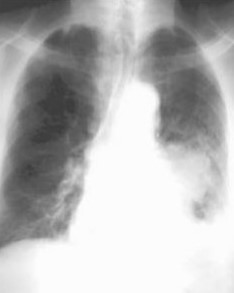
#> input picture histogram/Image3.png, 234 x 293 px, found by its file name
$ jupyter execute histogram.ipynb
#> lines starting #> are read from the running program, lines starting #| are printed output that depends on the picture; long printed decimals are rounded
[cell 1]
import cv2
import numpy as np
import matplotlib.pyplot as plt

# Read the grayscale image
image = cv2.imread('image3.png', cv2.IMREAD_GRAYSCALE)
#> image is the input picture: shape (293, 234); min 58, max 255, mean 182.3
if image is None:
    print("Error: Could not load the image")
# Calculate the histogram
histogram = cv2.calcHist([image], [0], None, [256], [0, 256])
#> histogram = 256 values, max 17685 at index 252, min 0 at index 0, mean 267.8
histogram = histogram.flatten().astype(int)

# Plot the histogram
plt.figure(figsize=(12, 4))
plt.subplot(1, 2, 1)
plt.imshow(image, cmap="gray")
plt.xticks([])
plt.yticks([])
plt.title("Image")

plt.subplot(1,2,2)
plt.title("Histogram of Grayscale Image")
plt.xlabel("Pixel Value")
plt.ylabel("Frequency")
plt.bar(np.arange(256), histogram, width=1, color='blue')
plt.xlim([0, 256])
# plt.ylim([0, 3000])
plt.grid(True)

plt.show()
#> figure, not shown here; panel 2: tallest bar 17685 high, from x = 251.5 to 252.5

[cell 2]
indices = np.where(histogram > 0)[0]
#> indices = 198 values from 58 to 255
imin, imax = min(indices), max(indices)
#> imin = 58; imax = 255

cmichelson = (imax-imin)/(imax+imin)
#> cmichelson = 0.629
print(cmichelson)
#| 0.6294

[cell 3]
imean = np.mean(image)
#> imean = 182.3
contrast_rms = np.sqrt(np.mean((image - imean) ** 2))
#> contrast_rms = 65.52
print(contrast_rms)
#| 65.519

[cell 4]
equalized_image = cv2.equalizeHist(image)
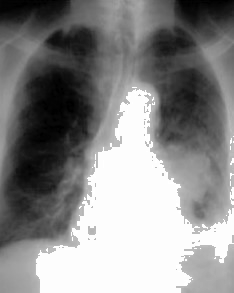
#> equalized_image: shape (293, 234); min 0, max 255, mean 136.4
histeq = cv2.calcHist([equalized_image], [0], None, [256], [0, 256])
#> histeq = 256 values, max 17685 at index 253, min 0 at index 2, mean 267.8
histeq = histeq.flatten().astype(int)

[cell 5]
# Plot the histogram
plt.figure(figsize=(12, 4))
plt.subplot(1, 2, 1)
plt.imshow(equalized_image, cmap="gray")
plt.xticks([])
plt.yticks([])
plt.title("Image")

plt.subplot(1,2,2)
plt.title("Histogram of Grayscale Image")
plt.xlabel("Pixel Value")
plt.ylabel("Frequency")
plt.bar(np.arange(256), histeq, width=1, color='blue')
plt.xlim([0, 256])
# plt.ylim([0, 3000])
plt.grid(True)

plt.show()
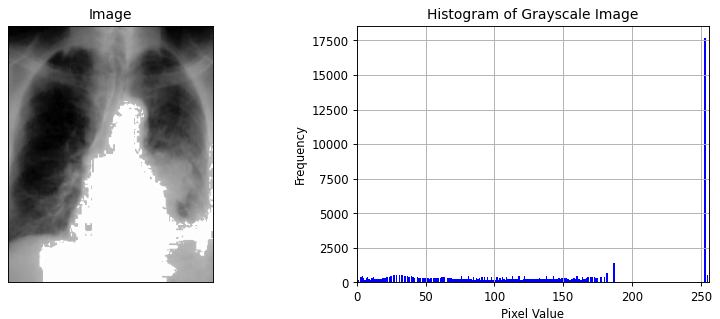
#> figure drawn by matplotlib, 2 panels; panel 2: tallest bar 17685 high, from x = 252.5 to 253.5

[cell 6]
indiceseq = np.where(histeq > 0)[0]
#> indiceseq = 167 values from 0 to 255
imineq, imaxeq = min(indiceseq), max(indiceseq)
#> imineq = 0; imaxeq = 255

cmichelsoneq = (imaxeq-imineq)/(imaxeq+imineq)
#> cmichelsoneq = 1
print(cmichelsoneq)
#| 1.0

[cell 7]
imeaneq = np.mean(equalized_image)
#> imeaneq = 136.4
contrast_rmseq = np.sqrt(np.mean((equalized_image - imeaneq) ** 2))
#> contrast_rmseq = 84.12
print(contrast_rmseq)
#| 84.121

[cell 8]
histogram = cv2.calcHist([image], [0], None, [256], [0, 256])
histogram = histogram.flatten().astype(int)
cumulative_histogram = np.cumsum(histogram)
#> cumulative_histogram = 256 values from 0 to 68562

[cell 9]
max = cumulative_histogram.max()
#> max = 68562
print(max)
#| 68562
cumulative_normalized_hist = (cumulative_histogram/cumulative_histogram.max()*255).astype(int)
#> cumulative_normalized_hist = 256 values from 0 to 255

[cell 10]
plt.figure(figsize=(15,5))
plt.subplot(1,2,1)
plt.plot(cumulative_histogram, color='black')
plt.title("Cumulative Histogram")
plt.xlabel("Pixel Value")
plt.ylabel("Cumulative Frequency")
plt.grid()

plt.subplot(1,2,2)
plt.title("Cumulative Normalized Histogram")
plt.plot(cumulative_normalized_hist)
plt.grid()
plt.show()
#> figure, not shown here; panel 1: curve peaks at x = 255, y = 68562; panel 2: curve peaks at x = 255, y = 255

[cell 11]
x = np.linspace(-1024, 3071, 1000)
y = ((x + 1024) / 4095) * 255

# Create the plot
plt.figure(figsize=(8, 5))
plt.plot(x, y, color='blue', linewidth=2)
plt.xlabel("HU Values")
plt.ylabel("Display Values")
plt.grid(True)

# Show the plot
plt.show()
#> figure, not shown here; curve peaks at x = 3071, y = 255

[cell 12]
image_shuffled = np.copy(image)
shuffled_array = image_shuffled.flatten()
np.random.shuffle(shuffled_array)
image_shuffled = shuffled_array.reshape(image_shuffled.shape)
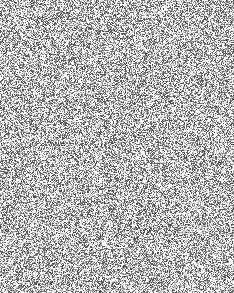
#> image_shuffled: shape (293, 234); min 58, max 255, mean 182.3

[cell 13]
histogram_shuffled = cv2.calcHist([image_shuffled], [0], None, [256], [0, 256])
#> histogram_shuffled has the same summary as histogram
histogram_shuffled = histogram_shuffled.flatten().astype(int)

# Plot the histogram
plt.figure(figsize=(12, 4))
plt.subplot(1, 2, 1)
plt.imshow(image_shuffled, cmap="gray")
plt.xticks([])
plt.yticks([])
plt.title("Image")

plt.subplot(1,2,2)
plt.title("Histogram of Grayscale Image")
plt.xlabel("Pixel Value")
plt.ylabel("Frequency")
plt.bar(np.arange(256), histogram_shuffled, width=1, color='blue')
plt.xlim([0, 256])
# plt.ylim([0, 3000])
plt.grid(True)

plt.show()
#> figure, not shown here; panel 2: tallest bar 17685 high, from x = 251.5 to 252.5

[cell 14]
#histogram of almost binary image to demonstrate that highest contrast mathematically is not enough

import numpy as np
import matplotlib.pyplot as plt

# Generate the values around 0
black_pixels = np.random.normal(0, 5, 1000).astype(np.uint8)
# Clip values to be in the [0, 255] range
black_pixels = np.clip(black_pixels, 0, 255)

# Generate the values around 255
white_pixels = np.random.normal(255, 5, 9000).astype(np.uint8)
# Clip values to be in the [0, 255] range
white_pixels = np.clip(white_pixels, 0, 255)

# Combine these into a single array
image_data = np.concatenate([black_pixels, white_pixels])

# Create histogram
hist, bins = np.histogram(image_data, bins=256, range=[0,256])

# Plot histogram
plt.figure(figsize=(10,6))
plt.bar(bins[:-1], hist, width=1)
plt.xlabel('Pixel Value')
plt.ylabel('Frequency')
plt.title('Grey-Level Histogram')
plt.show()
#> figure, not shown here; tallest bar 835 high, from x = -0.5 to 0.5

[cell 15]
import numpy as np
import matplotlib.pyplot as plt

# Generate random values in the range [70, 210]
# random_pixels = np.random.randint(70, 211, 5000).astype(np.uint8)
gaussian_pixels_1 = np.random.normal(150, 20, 10000).astype(np.uint8)
gaussian_pixels_2 = np.random.normal(110, 10, 5000).astype(np.uint8)
gaussian_pixels_3 = np.random.normal(80, 20, 10000).astype(np.uint8)
gaussian_pixels_4 = np.random.normal(180, 15, 5000).astype(np.uint8)
gaussian_pixels_5 = np.random.normal(170, 10, 3000).astype(np.uint8)


# Combine with the previously generated black and white pixels
all_pixels = np.concatenate([gaussian_pixels_1, gaussian_pixels_2, gaussian_pixels_3, gaussian_pixels_4, gaussian_pixels_5])

# Create histogram
hist, bins = np.histogram(all_pixels, bins=256, range=[0, 256])

# Plot histogram
plt.figure(figsize=(10, 6))
plt.bar(bins[:-1], hist, width=1)
plt.xlabel('Pixel Value')
plt.ylabel('Frequency')
plt.title('Grey-Level Histogram')
plt.show()
#> figure, not shown here; tallest bar 410 high, from x = 170.5 to 171.5

[cell 16]
#this is code to generate other normalization curves
import cv2
import numpy as np
import matplotlib.pyplot as plt

# Read image
image = cv2.imread('rx.png', cv2.IMREAD_GRAYSCALE)
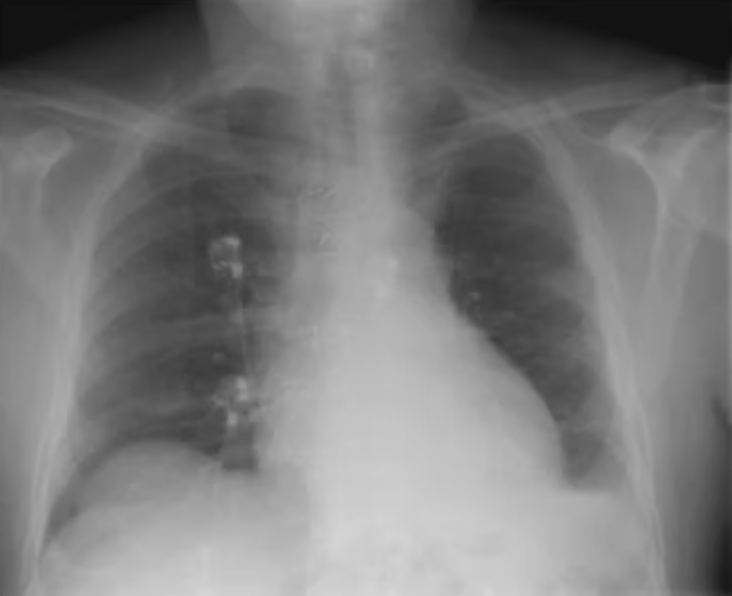
#> input picture histogram/rx.png, 732 x 596 px
#> image is the input picture: shape (596, 732); min 15, max 217, mean 121.8


# Compute histogram of original image
hist_original, bins = np.histogram(image.ravel(), 256, [0, 256])
#> hist_original = 256 values, max 10208 at index 18, min 0 at index 0, mean 1704.2; bins = 257 values from 0 to 256

# Compute normalization curve
# Compute CDF
cdf = hist_original.cumsum()
#> cdf = 256 values from 0 to 436272

# Normalize CDF to fit into the range of output pixel intensities [0, 255]
cdf_min = cdf.min()
#> cdf_min = 0
cdf_max = cdf.max()
#> cdf_max = 436272
cdf_normalized = ((cdf - cdf_min) / (cdf_max - cdf_min)) * 255
#> cdf_normalized = 256 values from 0 to 255


# Apply normalization to create a new image
norm_image = cv2.normalize(image, None, 0, 255, cv2.NORM_MINMAX)
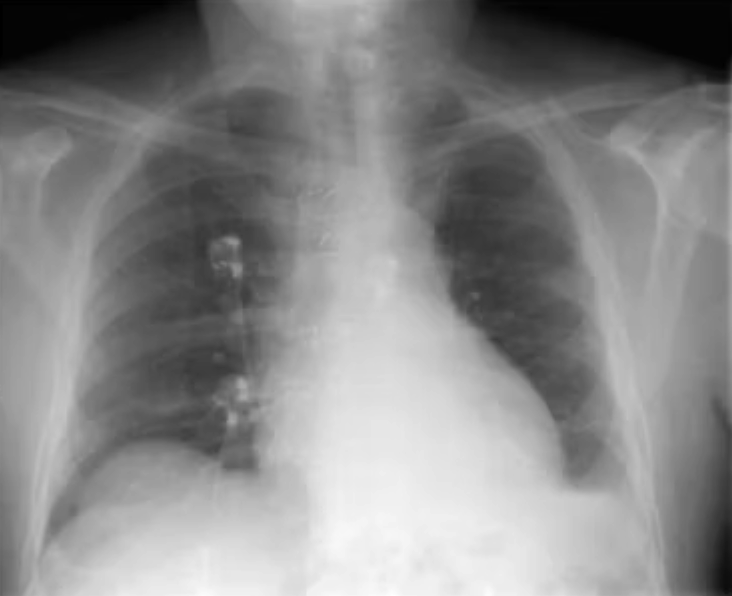
#> norm_image: shape (596, 732); min 0, max 255, mean 134.9

# Compute histogram of the normalized image
hist_normalized, bins_normalized = np.histogram(norm_image.ravel(), 256, [0, 256])
#> hist_normalized = 256 values, max 10208 at index 4, min 0 at index 2, mean 1704.2; bins_normalized = 257 values from 0 to 256

# Create subplots
fig, axs = plt.subplots(1, 4, figsize=(20, 5))

# Show original image
axs[0].imshow(image, cmap='gray', vmin=0, vmax=255)
axs[0].set_title('Original Image')
axs[0].axis('off')

# Create a twin y-axis for the second plot
ax2 = axs[1].twinx()

# Show histogram of original image with normalization curve
axs[1].hist(image.ravel(), 256, [0, 256], color='b')
axs[1].set_xlabel('Input Pixel Intensity')
axs[1].set_ylabel('Pixel Count')

# Plot the normalization curve on the second y-axis
ax2.plot(cdf_normalized, color='r')
ax2.set_ylabel('Output Pixel Intensity')
ax2.set_ylim([0, 260])

# Add legends and title
axs[1].legend(['Histogram'], loc='upper left')
ax2.legend(['CDF'], loc='upper right')
axs[1].set_title('Original Histogram & Normalization Curve')

# Show histogram obtained by using normalization curve
axs[2].hist(norm_image.ravel(), 256, [0, 256], color='b')
axs[2].set_title('Histogram after Normalization')
axs[2].axis('off')

# Show the resulting normalized image
axs[3].imshow(norm_image, cmap='gray')
axs[3].set_title('Normalized Image')
axs[3].axis('off')

plt.show()
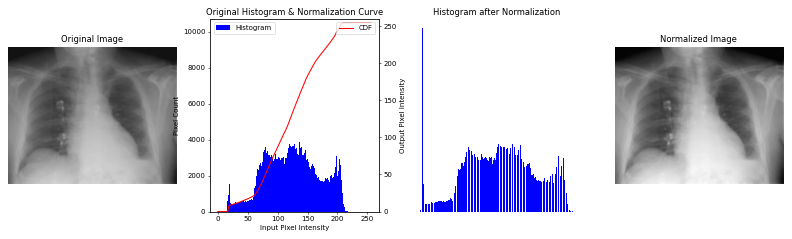
#> figure drawn by matplotlib, 5 panels; panel 2: tallest bar 10208 high, from x = 18 to 19; panel 5: curve peaks at x = 217, y = 255

[cell 17]
import numpy as np
import matplotlib.pyplot as plt
import cv2

# Read image
image = cv2.imread('rx.png', cv2.IMREAD_GRAYSCALE)
def sigmoid(x):
    return 255 / (1 + np.exp(-((x - 128) / 30)))  # Scaled Sigmoid function
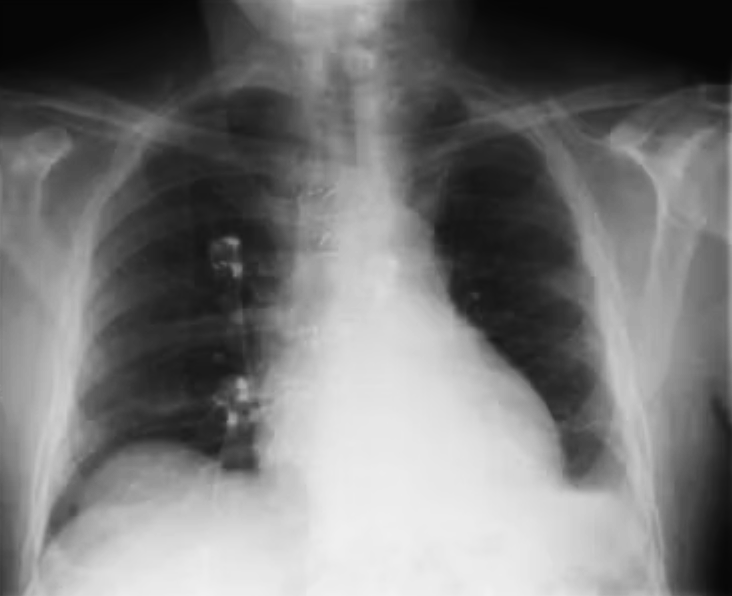
#> returned value: shape (596, 732) float32; min 5.76, max 242.5, mean 119.2

# Assuming `image` is your original image array with dtype=np.uint8
image = image.astype(np.float32)  # Convert to float to prevent overflow/underflow

# Apply sigmoid scaling
scaled_image = sigmoid(image)
scaled_image = np.clip(scaled_image, 0, 255).astype(np.uint8)  # Clip to [0, 255] and convert to uint8

# Generate sigmoid curve
x = np.linspace(0, 255, 256)
sigmoid_curve = sigmoid(x)

# Generate histograms
hist_original, _ = np.histogram(image.flatten(), 256, [0, 256])
hist_scaled, _ = np.histogram(scaled_image.flatten(), 256, [0, 256])
#> hist_scaled = 256 values, max 13498 at index 6, min 0 at index 0, mean 1704.2

# Plotting
fig, axs = plt.subplots(2, 2, figsize=(9, 6))

# Original image
axs[0, 0].imshow(image.astype(np.uint8), cmap='gray', vmin=0, vmax=255)
axs[0,0].set_title('Original Image')
axs[0, 0].axis('off')

# Original histogram and sigmoid curve
axs[0, 1].bar(range(256), hist_original, color='blue', width=1)
axs1_twin = axs[0, 1].twinx()
axs1_twin.plot(sigmoid_curve, color='red')
axs1_twin.set_ylabel('Output Pixel Intensity', color='red')
axs[0,1].set_title('Original histogram and normalization curve')

# Scaled image
axs[1,0].imshow(scaled_image, cmap='gray', vmin=0, vmax=255)
axs[1,0].set_title('Scaled Image')
axs[1,0].axis('off')

# Scaled histogram
axs[1,1].bar(range(256), hist_scaled, color='blue', width=1)
axs[1,1].set_title('Histogram of Scaled Image')


plt.tight_layout()
plt.show()
#> figure, not shown here; panel 2: tallest bar 10208 high, from x = 17.5 to 18.5; panel 4: tallest bar 13498 high, from x = 5.5 to 6.5; panel 5: curve peaks at x = 255, y = 251.4

[cell 18]
import matplotlib.pyplot as plt
import numpy as np
import cv2

# Read the image and convert to grayscale
image = cv2.imread("rx.png", cv2.IMREAD_GRAYSCALE)

# Create histograms
hist_original = cv2.calcHist([image], [0], None, [256], [0, 256]).ravel()

# Sigmoid scaling
sigmoid_curve = 255 / (1 + np.exp(-0.1 * (np.arange(256) - 128)))

# Inverse Linear scaling
inverse_linear_curve = 255 - np.linspace(0, 255, 256)

# Apply inverse linear scaling to the image
lookup_table = np.zeros(256, dtype=image.dtype)
#> lookup_table = 256 values from 0 to 0
lookup_table[:] = inverse_linear_curve[:]
image_scaled = cv2.LUT(image, lookup_table)
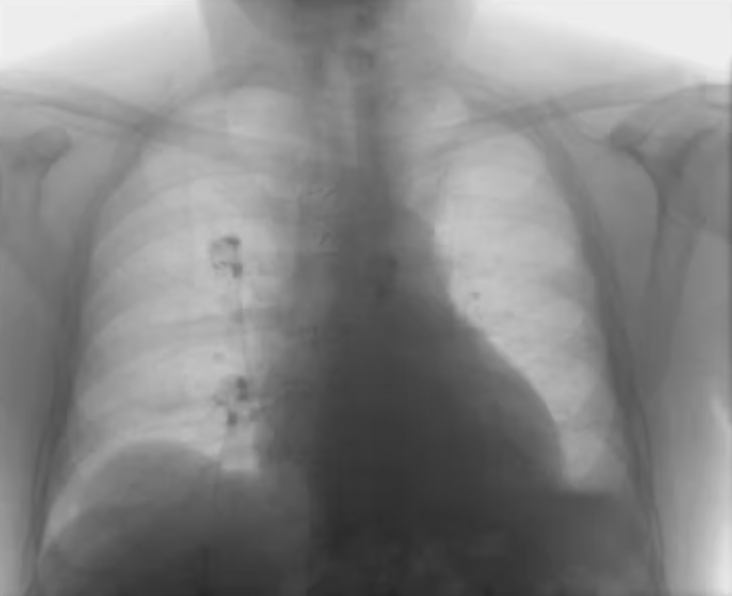
#> image_scaled: shape (596, 732); min 38, max 240, mean 133.2

# Create histogram of the scaled image
hist_scaled = cv2.calcHist([image_scaled], [0], None, [256], [0, 256]).ravel()
#> hist_scaled = 256 values, max 10208 at index 237, min 0 at index 0, mean 1704.2

# Create plots
fig, axs = plt.subplots(2, 2, figsize=(9, 6))

# Original image
axs[0,0].imshow(image, cmap='gray', vmin=0, vmax=255)
axs[0,0].set_title('Original Image')
axs[0,0].axis("off")

# Original histogram and inverse linear curve
axs[0,1].bar(range(256), hist_original, color='blue', alpha=0.7, width=1)
axs[0,1].set_xlabel('Input Pixel Intensity')
axs[0,1].set_ylabel('Pixel Count', color='black')
axs1_twin = axs[0,1].twinx()
axs1_twin.plot(inverse_linear_curve, color='red')
axs1_twin.set_ylabel('Output Pixel Intensity', color='red')
axs1_twin.tick_params(axis='y', colors='red')
axs[0,1].set_title('Original histogram and normalization curve')

# Scaled histogram
axs[1,1].bar(range(256), hist_scaled, color='blue', alpha=0.7, width=1)
axs[1,1].set_title('Histogram of Scaled Image')

# Scaled image
axs[1,0].imshow(image_scaled, cmap='gray', vmin=0, vmax=255)
axs[1,0].set_title('Scaled Image')
axs[1,0].axis("off")

plt.tight_layout()
plt.show()
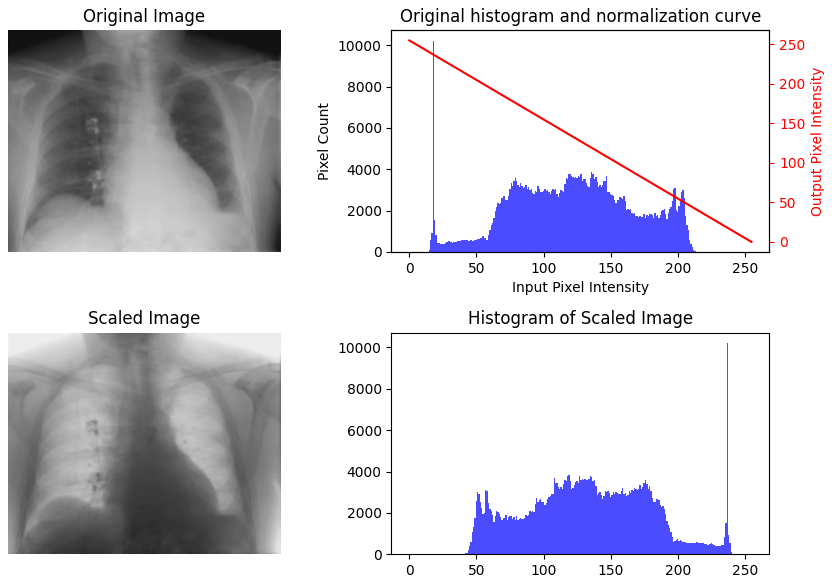
#> figure drawn by matplotlib, 5 panels; panel 2: tallest bar 10208 high, from x = 17.5 to 18.5; panel 4: tallest bar 10208 high, from x = 236.5 to 237.5; panel 5: curve peaks at x = 0, y = 255

[cell 19]
import matplotlib.pyplot as plt
import numpy as np

# Define the "window" function
def window_curve(x, min_val=110, max_val=190):
    if x < min_val:
        return 0
    elif min_val <= x <= max_val:
        return (x - min_val) / (max_val - min_val)
    else:
        return 1

# Generate x and y values for the plot
x_values = np.linspace(0, 255, 256)
y_values = [window_curve(x) for x in x_values]

# Plot the window curve
plt.figure(figsize=(10, 6))
plt.plot(x_values, y_values, label='Window Curve', color='red')
plt.xlabel('Input Pixel Intensity')
plt.ylabel('Output Pixel Intensity')
plt.title('Window Curve')
plt.grid(True)
plt.legend()
plt.show()
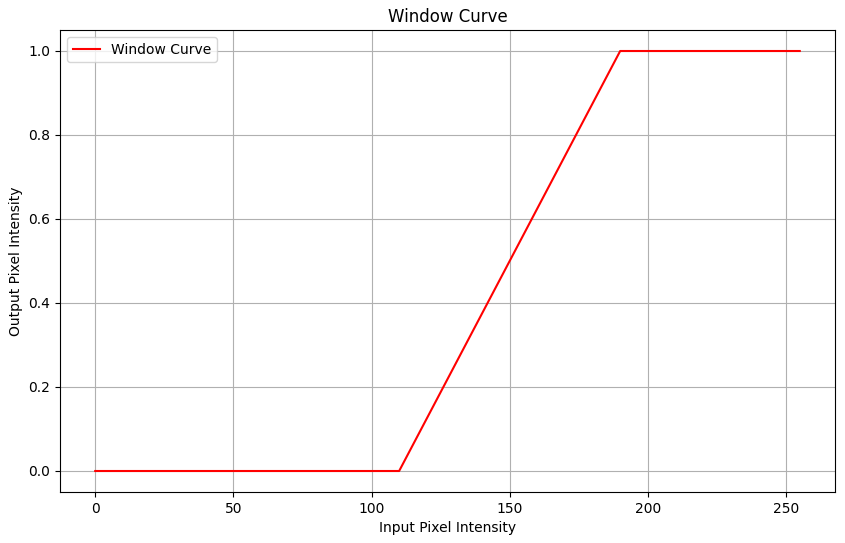
#> figure drawn by matplotlib, 1 panel; curve peaks at x = 190, y = 1
